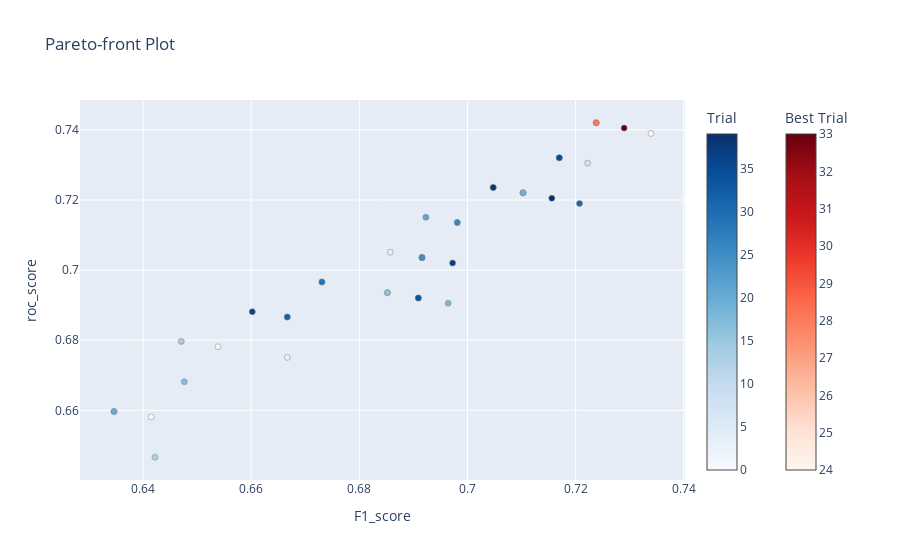

Write notebook code for a chart like this one.
### Code cell
%%time
# create study set
study = optuna.create_study(study_name="GradientBoostingClassifier", directions=["maximize", "maximize"], sampler=sampler)
# try multiple times
study.optimize(optuna_gb, n_trials=40)
clear_output(wait=False)

optuna.visualization.plot_pareto_front(study, target_names=["F1_score", "roc_score"])

### Figure 1 — Plotly figure (JSON) as saved in the notebook; plotly's stock layout.template omitted (floating-point values rounded to 4 significant figures)
{"data": [{"hovertemplate": "%{text}<extra>Trial</extra>", "marker": {"color": [0, 1, 2, 3, 4, 5, 6, 7, 8, 9, 10, 11, 12, 13, 14, 15, 16, 17, 18, 19, 20, 21, 22, 23, 25, 26, 29, 30, 31, 32, 34, 35, 36, 37, 38, 39], "colorbar": {"title": {"text": "Trial"}}, "colorscale": [[0, "rgb(247,251,255)"], [0.125, "rgb(222,235,247)"], [0.25, "rgb(198,219,239)"], [0.375, "rgb(158,202,225)"], [0.5, "rgb(107,174,214)"], [0.625, "rgb(66,146,198)"], [0.75, "rgb(33,113,181)"], [0.875, "rgb(8,81,156)"], [1, "rgb(8,48,107)"]], "line": {"color": "Grey", "width": 0.5}}, "mode": "markers", "showlegend": false, "text": ["{<br>  \"number\": 0,<br>  \"values\": [<br>    0.6415094339622641,<br>    0.658135593220339<br>  ],<br>  \"params\": {<br>    \"n_estimators\": 266,<br>    \"max_depth\": 8,<br>    \"min_samples_leaf\": 2,<br>    \"learning_rate\": 0.2057107428291602<br>  }<br>}", "{<br>  \"number\": 1,<br>  \"values\": [<br>    0.6538461538461539,<br>    0.678135593220339<br>  ],<br>  \"params\": {<br>    \"n_estimators\": 256,<br>    \"max_depth\": 16,<br>    \"min_samples_leaf\": 12,<br>    \"learning_rate\": 0.027770716416181687<br>  }<br>}", "{<br>  \"number\": 2,<br>  \"values\": [<br>    0.6851851851851852,<br>    0.6935593220338984<br>  ],<br>  \"params\": {<br>    \"n_estimators\": 204,<br>    \"max_depth\": 6,<br>    \"min_samples_leaf\": 14,<br>    \"learning_rate\": 0.1595915504386139<br>  }<br>}", "{<br>  \"number\": 3,<br>  \"values\": [<br>    0.6666666666666667,<br>    0.6750847457627119<br>  ],<br>  \"params\": {<br>    \"n_estimators\": 199,<br>    \"max_depth\": 6,<br>    \"min_samples_leaf\": 6,<br>    \"learning_rate\": 0.08804399728641929<br>  }<br>}", "{<br>  \"number\": 4,<br>  \"values\": [<br>    0.6857142857142858,<br>    0.705084745762712<br>  ],<br>  \"params\": {<br>    \"n_estimators\": 260,<br>    \"max_depth\": 15,<br>    \"min_samples_leaf\": 14,<br>    \"learning_rate\": 0.12333158203886782<br>  }<br>}", "{<br>  \"number\": 5,<br>  \"values\": [<br>    0.6981132075471698,<br>    0.7135593220338984<br>  ],<br>  \"params\": {<br>    \"n_estimators\": 168,<br>    \"max_depth\": 16,<br>    \"min_samples_leaf\": 12,<br>    \"learning_rate\": 0.1447065274166791<br>  }<br>}", "{<br>  \"number\": 6,<br>  \"values\": [<br>    0.6666666666666667,<br>    0.6866101694915254<br>  ],<br>  \"params\": {<br>    \"n_estimators\": 266,<br>    \"max_depth\": 12,<br>    \"min_samples_leaf\": 9,<br>    \"learning_rate\": 0.1126098444060519<br>  }<br>}", "{<br>  \"number\": 7,<br>  \"values\": [<br>    0.6915887850467289,<br>    0.7035593220338984<br>  ],<br>  \"params\": {<br>    \"n_estimators\": 153,<br>    \"max_depth\": 6,<br>    \"min_samples_leaf\": 2,<br>    \"learning_rate\": 0.1627384987033073<br>  }<br>}", "{<br>  \"number\": 8,<br>  \"values\": [<br>    0.7222222222222222,<br>    0.7305084745762712<br>  ],<br>  \"params\": {<br>    \"n_estimators\": 197,<br>    \"max_depth\": 13,<br>    \"min_samples_leaf\": 14,<br>    \"learning_rate\": 0.06983013499572999<br>  }<br>}", "{<br>  \"number\": 9,<br>  \"values\": [<br>    0.6346153846153846,<br>    0.6596610169491526<br>  ],<br>  \"params\": {<br>    \"n_estimators\": 211,<br>    \"max_depth\": 17,<br>    \"min_samples_leaf\": 5,<br>    \"learning_rate\": 0.028475178358910315<br>  }<br>}", "{<br>  \"number\": 10,<br>  \"values\": [<br>    0.673076923076923,<br>    0.6966101694915254<br>  ],<br>  \"params\": {<br>    \"n_estimators\": 293,<br>    \"max_depth\": 11,<br>    \"min_samples_leaf\": 10,<br>    \"learning_rate\": 0.24362299384683803<br>  }<br>}", "{<br>  \"number\": 11,<br>  \"values\": [<br>    0.7102803738317757,<br>    0.7220338983050848<br>  ],<br>  \"params\": {<br>    \"n_estimators\": 172,<br>    \"max_depth\": 19,<br>    \"min_samples_leaf\": 15,<br>    \"learning_rate\": 0.06762446551773202<br>  }<br>}", "{<br>  \"number\": 12,<br>  \"values\": [<br>    0.7102803738317757,<br>    0.7220338983050848<br>  ],<br>  \"params\": {<br>    \"n_estimators\": 178,<br>    \"max_depth\": 20,<br>    \"min_samples_leaf\": 15,<br>    \"learning_rate\": 0.06986018677829918<br>  }<br>}", "{<br>  \"number\": 13,<br>  \"values\": [<br>    0.6422018348623852,<br>    0.6466101694915254<br>  ],<br>  \"params\": {<br>    \"n_estimators\": 229,<br>    \"max_depth\": 10,<br>    \"min_samples_leaf\": 7,<br>    \"learning_rate\": 0.06165391947124673<br>  }<br>}", "{<br>  \"number\": 14,<br>  \"values\": [<br>    0.6470588235294118,<br>    0.6796610169491525<br>  ],<br>  \"params\": {<br>    \"n_estimators\": 188,<br>    \"max_depth\": 20,<br>    \"min_samples_leaf\": 12,<br>    \"learning_rate\": 0.020078562711225406<br>  }<br>}", "{<br>  \"number\": 15,<br>  \"values\": [<br>    0.7047619047619047,<br>    0.7235593220338985<br>  ],<br>  \"params\": {<br>    \"n_estimators\": 233,<br>    \"max_depth\": 14,<br>    \"min_samples_leaf\": 10,<br>    \"learning_rate\": 0.09336169103312739<br>  }<br>}", "{<br>  \"number\": 16,<br>  \"values\": [<br>    0.6851851851851852,<br>    0.6935593220338984<br>  ],<br>  \"params\": {<br>    \"n_estimators\": 152,<br>    \"max_depth\": 9,<br>    \"min_samples_leaf\": 4,<br>    \"learning_rate\": 0.05439205029158419<br>  }<br>}", "{<br>  \"number\": 17,<br>  \"values\": [<br>    0.6476190476190476,<br>    0.668135593220339<br>  ],<br>  \"params\": {<br>    \"n_estimators\": 220,<br>    \"max_depth\": 18,<br>    \"min_samples_leaf\": 8,<br>    \"learning_rate\": 0.09769690354217295<br>  }<br>}", "{<br>  \"number\": 18,<br>  \"values\": [<br>    0.6964285714285713,<br>    0.6905084745762712<br>  ],<br>  \"params\": {<br>    \"n_estimators\": 240,<br>    \"max_depth\": 13,<br>    \"min_samples_leaf\": 15,<br>    \"learning_rate\": 0.04751001222513623<br>  }<br>}", "{<br>  \"number\": 19,<br>  \"values\": [<br>    0.7102803738317757,<br>    0.7220338983050848<br>  ],<br>  \"params\": {<br>    \"n_estimators\": 187,<br>    \"max_depth\": 13,<br>    \"min_samples_leaf\": 11,<br>    \"learning_rate\": 0.0815725297858349<br>  }<br>}", "{<br>  \"number\": 20,<br>  \"values\": [<br>    0.6346153846153846,<br>    0.6596610169491526<br>  ],<br>  \"params\": {<br>    \"n_estimators\": 299,<br>    \"max_depth\": 8,<br>    \"min_samples_leaf\": 14,<br>    \"learning_rate\": 0.010753483084426314<br>  }<br>}", "{<br>  \"number\": 21,<br>  \"values\": [<br>    0.6923076923076924,<br>    0.715084745762712<br>  ],<br>  \"params\": {<br>    \"n_estimators\": 170,<br>    \"max_depth\": 14,<br>    \"min_samples_leaf\": 13,<br>    \"learning_rate\": 0.09812771558603446<br>  }<br>}", "{<br>  \"number\": 22,<br>  \"values\": [<br>    0.6909090909090908,<br>    0.6920338983050848<br>  ],<br>  \"params\": {<br>    \"n_estimators\": 195,<br>    \"max_depth\": 11,<br>    \"min_samples_leaf\": 9,<br>    \"learning_rate\": 0.045468142006641205<br>  }<br>}", "{<br>  \"number\": 23,<br>  \"values\": [<br>    0.6915887850467289,<br>    0.7035593220338984<br>  ],<br>  \"params\": {<br>    \"n_estimators\": 236,<br>    \"max_depth\": 14,<br>    \"min_samples_leaf\": 10,<br>    \"learning_rate\": 0.07583995064893564<br>  }<br>}", "{<br>  \"number\": 25,<br>  \"values\": [<br>    0.6915887850467289,<br>    0.7035593220338984<br>  ],<br>  \"params\": {<br>    \"n_estimators\": 214,<br>    \"max_depth\": 9,<br>    \"min_samples_leaf\": 4,<br>    \"learning_rate\": 0.13594794853577824<br>  }<br>}", "{<br>  \"number\": 26,<br>  \"values\": [<br>    0.6981132075471698,<br>    0.7135593220338984<br>  ],<br>  \"params\": {<br>    \"n_estimators\": 282,<br>    \"max_depth\": 11,<br>    \"min_samples_leaf\": 7,<br>    \"learning_rate\": 0.11759248464637267<br>  }<br>}", "{<br>  \"number\": 29,<br>  \"values\": [<br>    0.673076923076923,<br>    0.6966101694915254<br>  ],<br>  \"params\": {<br>    \"n_estimators\": 247,<br>    \"max_depth\": 5,<br>    \"min_samples_leaf\": 2,<br>    \"learning_rate\": 0.19305931092116566<br>  }<br>}", "{<br>  \"number\": 30,<br>  \"values\": [<br>    0.7169811320754716,<br>    0.7320338983050848<br>  ],<br>  \"params\": {<br>    \"n_estimators\": 224,<br>    \"max_depth\": 8,<br>    \"min_samples_leaf\": 11,<br>    \"learning_rate\": 0.1094033232347062<br>  }<br>}", "{<br>  \"number\": 31,<br>  \"values\": [<br>    0.7207207207207208,<br>    0.7189830508474577<br>  ],<br>  \"params\": {<br>    \"n_estimators\": 203,<br>    \"max_depth\": 7,<br>    \"min_samples_leaf\": 13,<br>    \"learning_rate\": 0.13584272177562348<br>  }<br>}", "{<br>  \"number\": 32,<br>  \"values\": [<br>    0.6666666666666667,<br>    0.6866101694915254<br>  ],<br>  \"params\": {<br>    \"n_estimators\": 212,<br>    \"max_depth\": 17,<br>    \"min_samples_leaf\": 8,<br>    \"learning_rate\": 0.10747665867686529<br>  }<br>}", "{<br>  \"number\": 34,<br>  \"values\": [<br>    0.6909090909090908,<br>    0.6920338983050848<br>  ],<br>  \"params\": {<br>    \"n_estimators\": 278,<br>    \"max_depth\": 5,<br>    \"min_samples_leaf\": 11,<br>    \"learning_rate\": 0.17655921710187958<br>  }<br>}", "{<br>  \"number\": 35,<br>  \"values\": [<br>    0.7169811320754716,<br>    0.7320338983050848<br>  ],<br>  \"params\": {<br>    \"n_estimators\": 249,<br>    \"max_depth\": 10,<br>    \"min_samples_leaf\": 13,<br>    \"learning_rate\": 0.13049105389544477<br>  }<br>}", "{<br>  \"number\": 36,<br>  \"values\": [<br>    0.6601941747572816,<br>    0.688135593220339<br>  ],<br>  \"params\": {<br>    \"n_estimators\": 188,<br>    \"max_depth\": 15,<br>    \"min_samples_leaf\": 6,<br>    \"learning_rate\": 0.14879633718191765<br>  }<br>}", "{<br>  \"number\": 37,<br>  \"values\": [<br>    0.6972477064220184,<br>    0.7020338983050848<br>  ],<br>  \"params\": {<br>    \"n_estimators\": 208,<br>    \"max_depth\": 7,<br>    \"min_samples_leaf\": 3,<br>    \"learning_rate\": 0.12408493425841234<br>  }<br>}", "{<br>  \"number\": 38,<br>  \"values\": [<br>    0.7047619047619047,<br>    0.7235593220338985<br>  ],<br>  \"params\": {<br>    \"n_estimators\": 178,<br>    \"max_depth\": 16,<br>    \"min_samples_leaf\": 12,<br>    \"learning_rate\": 0.22579981237658409<br>  }<br>}", "{<br>  \"number\": 39,<br>  \"values\": [<br>    0.7155963302752293,<br>    0.7205084745762712<br>  ],<br>  \"params\": {<br>    \"n_estimators\": 217,<br>    \"max_depth\": 12,<br>    \"min_samples_leaf\": 13,<br>    \"learning_rate\": 0.08593017928365569<br>  }<br>}"], "type": "scatter", "x": [0.6415, 0.6538, 0.6852, 0.6667, 0.6857, 0.6981, 0.6667, 0.6916, 0.7222, 0.6346, 0.6731, 0.7103, 0.7103, 0.6422, 0.6471, 0.7048, 0.6852, 0.6476, 0.6964, 0.7103, 0.6346, 0.6923, 0.6909, 0.6916, 0.6916, 0.6981, 0.6731, 0.717, 0.7207, 0.6667, 0.6909, 0.717, 0.6602, 0.6972, 0.7048, 0.7156], "y": [0.6581, 0.6781, 0.6936, 0.6751, 0.7051, 0.7136, 0.6866, 0.7036, 0.7305, 0.6597, 0.6966, 0.722, 0.722, 0.6466, 0.6797, 0.7236, 0.6936, 0.6681, 0.6905, 0.722, 0.6597, 0.7151, 0.692, 0.7036, 0.7036, 0.7136, 0.6966, 0.732, 0.719, 0.6866, 0.692, 0.732, 0.6881, 0.702, 0.7236, 0.7205]}, {"hovertemplate": "%{text}<extra>Best Trial</extra>", "marker": {"color": [24, 27, 28, 33], "colorbar": {"title": {"text": "Best Trial"}, "x": 1.1, "xpad": 40}, "colorscale": [[0, "rgb(255,245,240)"], [0.125, "rgb(254,224,210)"], [0.25, "rgb(252,187,161)"], [0.375, "rgb(252,146,114)"], [0.5, "rgb(251,106,74)"], [0.625, "rgb(239,59,44)"], [0.75, "rgb(203,24,29)"], [0.875, "rgb(165,15,21)"], [1, "rgb(103,0,13)"]], "line": {"color": "Grey", "width": 0.5}}, "mode": "markers", "showlegend": false, "text": ["{<br>  \"number\": 24,<br>  \"values\": [<br>    0.7339449541284404,<br>    0.7389830508474577<br>  ],<br>  \"params\": {<br>    \"n_estimators\": 207,<br>    \"max_depth\": 11,<br>    \"min_samples_leaf\": 13,<br>    \"learning_rate\": 0.11047210210062239<br>  }<br>}", "{<br>  \"number\": 27,<br>  \"values\": [<br>    0.7238095238095238,<br>    0.7420338983050847<br>  ],<br>  \"params\": {<br>    \"n_estimators\": 247,<br>    \"max_depth\": 5,<br>    \"min_samples_leaf\": 13,<br>    \"learning_rate\": 0.1787495380260124<br>  }<br>}", "{<br>  \"number\": 28,<br>  \"values\": [<br>    0.7238095238095238,<br>    0.7420338983050847<br>  ],<br>  \"params\": {<br>    \"n_estimators\": 246,<br>    \"max_depth\": 5,<br>    \"min_samples_leaf\": 13,<br>    \"learning_rate\": 0.1656116358725241<br>  }<br>}", "{<br>  \"number\": 33,<br>  \"values\": [<br>    0.7289719626168225,<br>    0.7405084745762712<br>  ],<br>  \"params\": {<br>    \"n_estimators\": 187,<br>    \"max_depth\": 12,<br>    \"min_samples_leaf\": 13,<br>    \"learning_rate\": 0.173295048417405<br>  }<br>}"], "type": "scatter", "x": [0.7339, 0.7238, 0.7238, 0.729], "y": [0.739, 0.742, 0.742, 0.7405]}], "layout": {"title": {"text": "Pareto-front Plot"}, "xaxis": {"title": {"text": "F1_score"}}, "yaxis": {"title": {"text": "roc_score"}}}}
